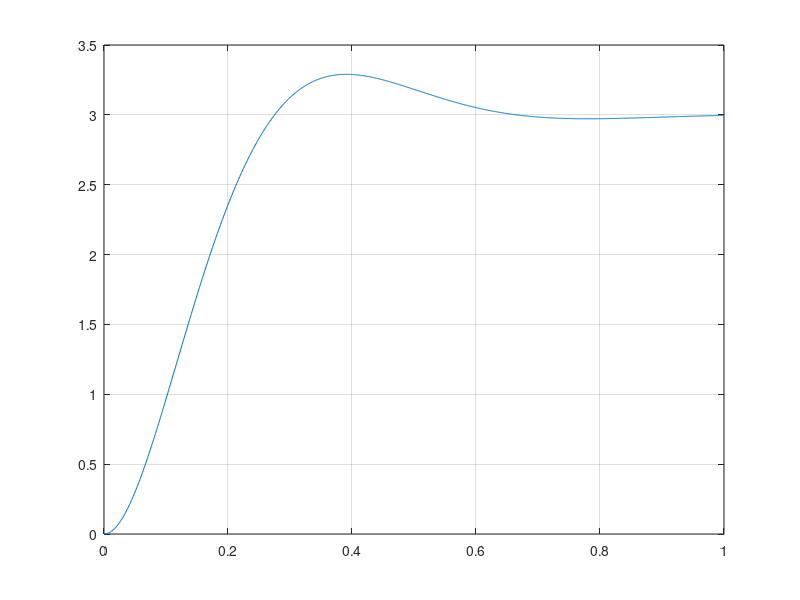

The MATLAB script that drew this image:
clc; close all; clear all;

%% Tutorial 1, problem 1a)
dt = 10^-5;

A = [1 2 3];
f = 0.5;

interval = [5 10 15];


t = 0;
idx = 1;



while t <= interval(1)
    y = A(1)*sin(2*pi*f*t);

    timePlot(idx) = t;
    yPlot(idx) = y;

    t = t+dt;
    idx = idx+1;
end

while t >= interval(1) && t <= interval(2)
    y = A(2)*sin(2*pi*f*t);

    timePlot(idx) = t;
    yPlot(idx) = y;

    t = t+dt;
    idx = idx+1;
end

while t > interval(2) && t < interval(3)
    y = A(3)*sin(2*pi*f*t);

    timePlot(idx) = t;
    yPlot(idx) = y;

    t = t+dt;
    idx = idx+1;
end

plot(timePlot, yPlot, 'LineWidth', 2)
grid on

maxMag = max(yPlot)
RMSval = rms(yPlot)

%% Tutorial 1, problem 1b)
clear all;

dt = 10^-5;
A = 1;

t = 0;
idx = 1;
y = 0

while y <= 10
    if(t <= 2)
        B = 1-t;
    elseif(t > 2)
        B = 0;
    end
    y = A*t^2 + B;
    t = t + dt;

    timePlot(idx) = t;
    yPlot(idx) = y;

    t = t+dt;
    idx = idx+1;
end

plot(timePlot, yPlot, 'LineWidth', 2)
grid on

%% Tutorial 1, problem 2a)
clear all;

interval = [0 1];

y = 0;
idx = 1
dt = 10^-3
t = 0;

while t <= interval(2)

yDot = (3-y)/(0.2);

timePlot(idx) = t;
yPlot(idx) = y;
yDotPlot(idx) = yDot;

y = y+yDot*dt;
t = t+dt;
idx=idx+1;

end

plot(timePlot, yPlot, 'LineWidth', 2)
grid
%% Tutorial 1, problem 2b)
clear all;
y = 0;
yDot = 0;

idx = 1;
dt = 10^-3;
t = 0;

while t <= 1

yDotDot = 100*(3-y) - 12*yDot;

timePlot(idx) = t;
yPlot(idx) = y;
yDotPlot(idx) = yDot;
yDotDotPlot(idx) = yDotDot;

y = y+yDot*dt;
yDot = yDot + yDotDot*dt;
idx = idx+1;
t = t+dt;
end

plot(timePlot, yPlot)
grid on
hold on
%plot(timePlot, yDotPlot)

maxMag_y = max(yPlot)
maxMag_yDot = max(yDotPlot)
RMS_y = rms(yPlot)
RMS_yDot = rms(yDotPlot)
